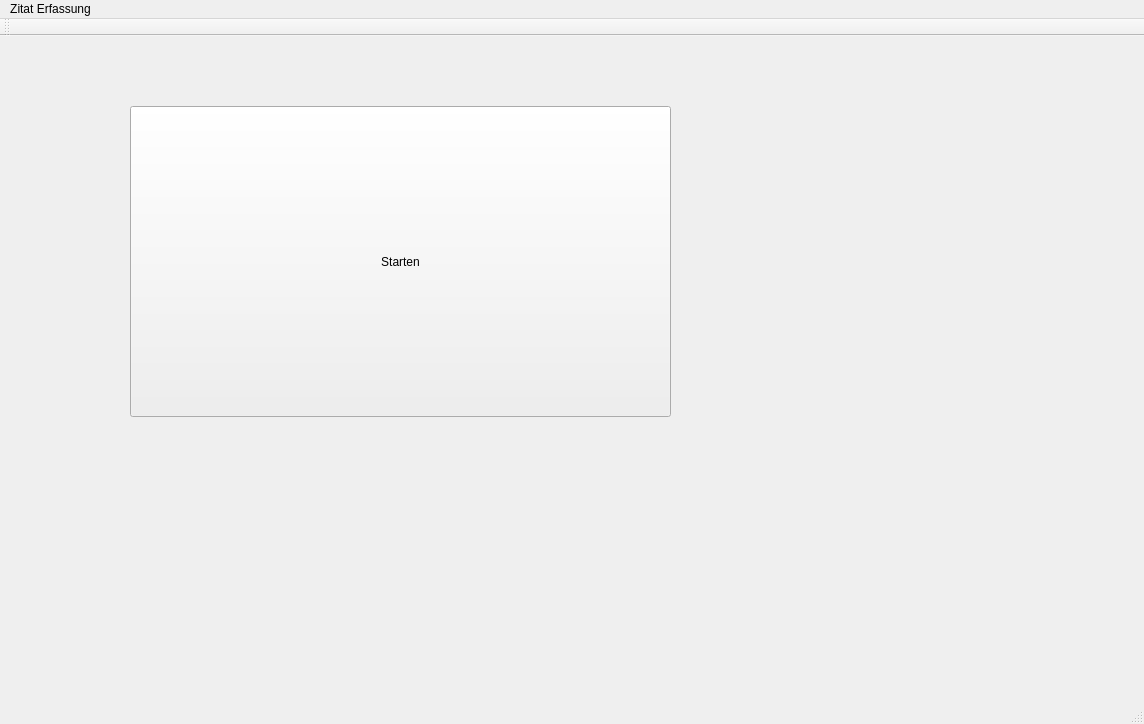
<?xml version="1.0" encoding="UTF-8"?>
<ui version="4.0">
 <class>frmMain</class>
 <widget class="QMainWindow" name="frmMain">
  <property name="geometry">
   <rect>
    <x>0</x>
    <y>0</y>
    <width>1144</width>
    <height>724</height>
   </rect>
  </property>
  <property name="windowTitle">
   <string>frmMain</string>
  </property>
  <widget class="QWidget" name="centralWidget">
   <widget class="QPushButton" name="pbStarten">
    <property name="geometry">
     <rect>
      <x>130</x>
      <y>70</y>
      <width>541</width>
      <height>311</height>
     </rect>
    </property>
    <property name="text">
     <string>Starten</string>
    </property>
   </widget>
  </widget>
  <widget class="QMenuBar" name="menuBar">
   <property name="geometry">
    <rect>
     <x>0</x>
     <y>0</y>
     <width>1144</width>
     <height>21</height>
    </rect>
   </property>
   <widget class="QMenu" name="menuZitat_Erfassung">
    <property name="title">
     <string>Zitat Erfassung</string>
    </property>
   </widget>
   <addaction name="menuZitat_Erfassung"/>
  </widget>
  <widget class="QToolBar" name="mainToolBar">
   <attribute name="toolBarArea">
    <enum>TopToolBarArea</enum>
   </attribute>
   <attribute name="toolBarBreak">
    <bool>false</bool>
   </attribute>
  </widget>
  <widget class="QStatusBar" name="statusBar"/>
 </widget>
 <layoutdefault spacing="6" margin="11"/>
 <resources/>
 <connections/>
</ui>
